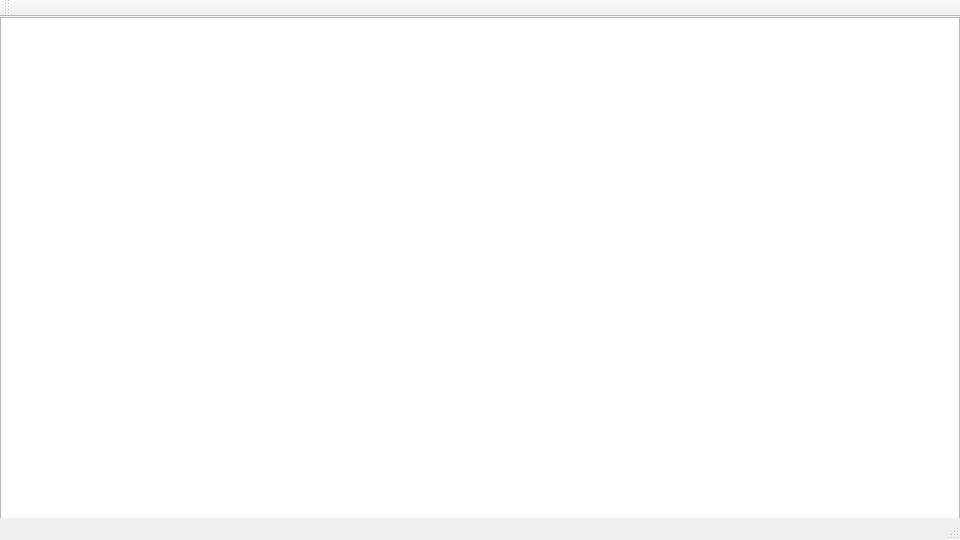
<?xml version="1.0" encoding="UTF-8"?>
<ui version="4.0">
 <class>MainWindow</class>
 <widget class="QMainWindow" name="MainWindow">
  <property name="geometry">
   <rect>
    <x>0</x>
    <y>0</y>
    <width>960</width>
    <height>540</height>
   </rect>
  </property>
  <property name="windowTitle">
   <string>MainWindow</string>
  </property>
  <widget class="QWidget" name="centralWidget">
   <widget class="QGraphicsView" name="graphicsView">
    <property name="geometry">
     <rect>
      <x>0</x>
      <y>0</y>
      <width>960</width>
      <height>540</height>
     </rect>
    </property>
   </widget>
  </widget>
  <widget class="QMenuBar" name="menuBar">
   <property name="geometry">
    <rect>
     <x>0</x>
     <y>0</y>
     <width>960</width>
     <height>26</height>
    </rect>
   </property>
  </widget>
  <widget class="QToolBar" name="mainToolBar">
   <attribute name="toolBarArea">
    <enum>TopToolBarArea</enum>
   </attribute>
   <attribute name="toolBarBreak">
    <bool>false</bool>
   </attribute>
  </widget>
  <widget class="QStatusBar" name="statusBar"/>
 </widget>
 <layoutdefault spacing="6" margin="11"/>
 <resources/>
 <connections/>
</ui>
